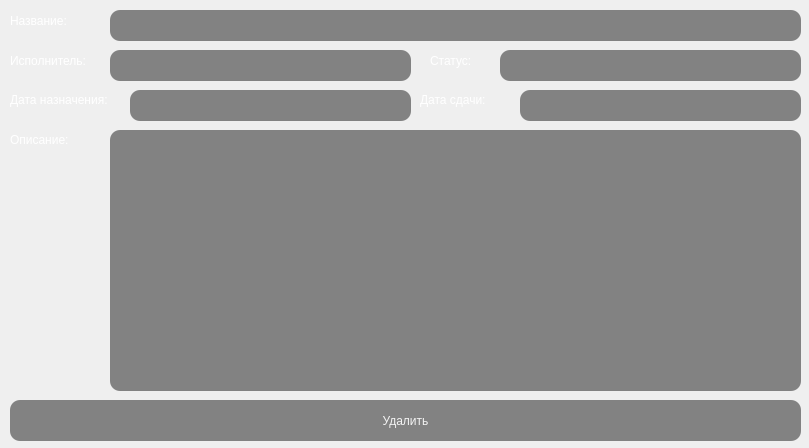
<?xml version="1.0" encoding="UTF-8"?>
<ui version="4.0">
 <class>Dialog</class>
 <widget class="QDialog" name="Dialog">
  <property name="geometry">
   <rect>
    <x>0</x>
    <y>0</y>
    <width>809</width>
    <height>448</height>
   </rect>
  </property>
  <property name="windowTitle">
   <string>Add</string>
  </property>
  <widget class="QPushButton" name="pushButton">
   <property name="geometry">
    <rect>
     <x>10</x>
     <y>400</y>
     <width>791</width>
     <height>41</height>
    </rect>
   </property>
   <property name="styleSheet">
    <string notr="true">color:rgb(243, 243, 243);
background-color: rgba(54, 54, 54, 150);
border-style: outset;
border-radius:10px;
font: 14pt &quot;MS Shell Dlg 2&quot;;</string>
   </property>
   <property name="text">
    <string>Удалить</string>
   </property>
  </widget>
  <widget class="QLabel" name="label">
   <property name="geometry">
    <rect>
     <x>10</x>
     <y>50</y>
     <width>121</width>
     <height>21</height>
    </rect>
   </property>
   <property name="styleSheet">
    <string notr="true">background-color: rgba(85, 170, 127, 0);
color: rgb(255, 255, 255);
font: 75 9pt &quot;MS Shell Dlg 2&quot;;</string>
   </property>
   <property name="text">
    <string>Исполнитель:</string>
   </property>
  </widget>
  <widget class="QLabel" name="label_2">
   <property name="geometry">
    <rect>
     <x>10</x>
     <y>130</y>
     <width>121</width>
     <height>20</height>
    </rect>
   </property>
   <property name="styleSheet">
    <string notr="true">background-color: rgba(85, 170, 127, 0);
color: rgb(255, 255, 255);
font: 75 9pt &quot;MS Shell Dlg 2&quot;;</string>
   </property>
   <property name="text">
    <string>Описание:</string>
   </property>
  </widget>
  <widget class="QTextEdit" name="textEdit">
   <property name="geometry">
    <rect>
     <x>110</x>
     <y>130</y>
     <width>691</width>
     <height>261</height>
    </rect>
   </property>
   <property name="styleSheet">
    <string notr="true">color:rgb(243, 243, 243);
background-color: rgba(54, 54, 54, 150);
border-style: outset;
border-radius:10px;
font: 13pt &quot;MS Shell Dlg 2&quot;;</string>
   </property>
  </widget>
  <widget class="QLabel" name="label_3">
   <property name="geometry">
    <rect>
     <x>10</x>
     <y>90</y>
     <width>121</width>
     <height>20</height>
    </rect>
   </property>
   <property name="styleSheet">
    <string notr="true">background-color: rgba(85, 170, 127, 0);
color: rgb(255, 255, 255);
font: 75 9pt &quot;MS Shell Dlg 2&quot;;</string>
   </property>
   <property name="text">
    <string>Дата назначения:</string>
   </property>
  </widget>
  <widget class="QLineEdit" name="lineEdit">
   <property name="geometry">
    <rect>
     <x>110</x>
     <y>10</y>
     <width>691</width>
     <height>31</height>
    </rect>
   </property>
   <property name="styleSheet">
    <string notr="true">color:rgb(243, 243, 243);
background-color: rgba(54, 54, 54, 150);
border-style: outset;
border-radius:10px;
font: 13pt &quot;MS Shell Dlg 2&quot;;</string>
   </property>
  </widget>
  <widget class="QLabel" name="label_4">
   <property name="geometry">
    <rect>
     <x>10</x>
     <y>10</y>
     <width>121</width>
     <height>21</height>
    </rect>
   </property>
   <property name="styleSheet">
    <string notr="true">background-color: rgba(85, 170, 127, 0);
color: rgb(255, 255, 255);
font: 75 9pt &quot;MS Shell Dlg 2&quot;;</string>
   </property>
   <property name="text">
    <string>Название:</string>
   </property>
  </widget>
  <widget class="QLineEdit" name="lineEdit_2">
   <property name="geometry">
    <rect>
     <x>110</x>
     <y>50</y>
     <width>301</width>
     <height>31</height>
    </rect>
   </property>
   <property name="styleSheet">
    <string notr="true">color:rgb(243, 243, 243);
background-color: rgba(54, 54, 54, 150);
border-style: outset;
border-radius:10px;
font: 13pt &quot;MS Shell Dlg 2&quot;;</string>
   </property>
  </widget>
  <widget class="QLineEdit" name="lineEdit_3">
   <property name="geometry">
    <rect>
     <x>130</x>
     <y>90</y>
     <width>281</width>
     <height>31</height>
    </rect>
   </property>
   <property name="styleSheet">
    <string notr="true">color:rgb(243, 243, 243);
background-color: rgba(54, 54, 54, 150);
border-style: outset;
border-radius:10px;
font: 13pt &quot;MS Shell Dlg 2&quot;;</string>
   </property>
  </widget>
  <widget class="QLabel" name="label_5">
   <property name="geometry">
    <rect>
     <x>430</x>
     <y>50</y>
     <width>121</width>
     <height>21</height>
    </rect>
   </property>
   <property name="styleSheet">
    <string notr="true">background-color: rgba(85, 170, 127, 0);
color: rgb(255, 255, 255);
font: 75 9pt &quot;MS Shell Dlg 2&quot;;</string>
   </property>
   <property name="text">
    <string>Статус:</string>
   </property>
  </widget>
  <widget class="QLineEdit" name="lineEdit_4">
   <property name="geometry">
    <rect>
     <x>500</x>
     <y>50</y>
     <width>301</width>
     <height>31</height>
    </rect>
   </property>
   <property name="styleSheet">
    <string notr="true">color:rgb(243, 243, 243);
background-color: rgba(54, 54, 54, 150);
border-style: outset;
border-radius:10px;
font: 13pt &quot;MS Shell Dlg 2&quot;;</string>
   </property>
  </widget>
  <widget class="QLineEdit" name="lineEdit_5">
   <property name="geometry">
    <rect>
     <x>520</x>
     <y>90</y>
     <width>281</width>
     <height>31</height>
    </rect>
   </property>
   <property name="styleSheet">
    <string notr="true">color:rgb(243, 243, 243);
background-color: rgba(54, 54, 54, 150);
border-style: outset;
border-radius:10px;
font: 13pt &quot;MS Shell Dlg 2&quot;;</string>
   </property>
  </widget>
  <widget class="QLabel" name="label_6">
   <property name="geometry">
    <rect>
     <x>420</x>
     <y>90</y>
     <width>121</width>
     <height>20</height>
    </rect>
   </property>
   <property name="styleSheet">
    <string notr="true">background-color: rgba(85, 170, 127, 0);
color: rgb(255, 255, 255);
font: 75 9pt &quot;MS Shell Dlg 2&quot;;</string>
   </property>
   <property name="text">
    <string>Дата сдачи:</string>
   </property>
  </widget>
 </widget>
 <resources/>
 <connections/>
</ui>
